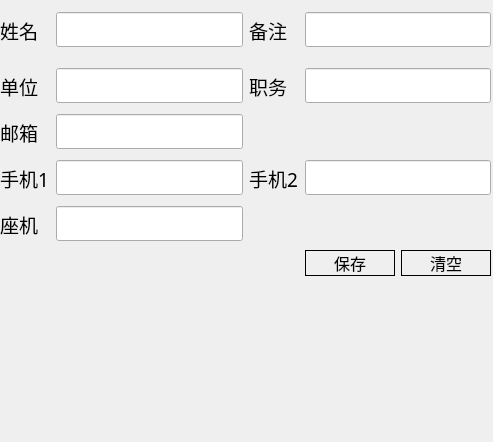
<?xml version="1.0" encoding="UTF-8"?>
<ui version="4.0">
 <class>AdressDetailInput</class>
 <widget class="QWidget" name="AdressDetailInput">
  <property name="geometry">
   <rect>
    <x>0</x>
    <y>0</y>
    <width>493</width>
    <height>442</height>
   </rect>
  </property>
  <property name="windowTitle">
   <string>AdressDetailInput</string>
  </property>
  <widget class="QWidget" name="gridLayoutWidget">
   <property name="geometry">
    <rect>
     <x>0</x>
     <y>0</y>
     <width>491</width>
     <height>281</height>
    </rect>
   </property>
   <layout class="QGridLayout" name="gridLayout">
    <item row="0" column="1">
     <widget class="QLineEdit" name="Name">
      <property name="minimumSize">
       <size>
        <width>0</width>
        <height>20</height>
       </size>
      </property>
      <property name="font">
       <font>
        <family>等线</family>
        <pointsize>14</pointsize>
       </font>
      </property>
     </widget>
    </item>
    <item row="0" column="0">
     <widget class="QLabel" name="label">
      <property name="minimumSize">
       <size>
        <width>50</width>
        <height>40</height>
       </size>
      </property>
      <property name="font">
       <font>
        <family>等线</family>
        <pointsize>14</pointsize>
       </font>
      </property>
      <property name="text">
       <string>姓名</string>
      </property>
     </widget>
    </item>
    <item row="1" column="0">
     <widget class="QLabel" name="label_6">
      <property name="minimumSize">
       <size>
        <width>50</width>
        <height>40</height>
       </size>
      </property>
      <property name="font">
       <font>
        <family>等线</family>
        <pointsize>14</pointsize>
       </font>
      </property>
      <property name="text">
       <string>单位</string>
      </property>
     </widget>
    </item>
    <item row="0" column="2">
     <widget class="QLabel" name="label_3">
      <property name="minimumSize">
       <size>
        <width>50</width>
        <height>60</height>
       </size>
      </property>
      <property name="font">
       <font>
        <family>等线</family>
        <pointsize>14</pointsize>
       </font>
      </property>
      <property name="text">
       <string>备注</string>
      </property>
     </widget>
    </item>
    <item row="1" column="2">
     <widget class="QLabel" name="label_4">
      <property name="minimumSize">
       <size>
        <width>50</width>
        <height>30</height>
       </size>
      </property>
      <property name="font">
       <font>
        <family>等线</family>
        <pointsize>14</pointsize>
       </font>
      </property>
      <property name="text">
       <string>职务</string>
      </property>
     </widget>
    </item>
    <item row="2" column="0">
     <widget class="QLabel" name="label_7">
      <property name="minimumSize">
       <size>
        <width>50</width>
        <height>40</height>
       </size>
      </property>
      <property name="font">
       <font>
        <family>等线</family>
        <pointsize>14</pointsize>
       </font>
      </property>
      <property name="text">
       <string>邮箱</string>
      </property>
     </widget>
    </item>
    <item row="3" column="3">
     <widget class="QLineEdit" name="Mobile2">
      <property name="minimumSize">
       <size>
        <width>0</width>
        <height>20</height>
       </size>
      </property>
      <property name="font">
       <font>
        <family>等线</family>
        <pointsize>14</pointsize>
       </font>
      </property>
     </widget>
    </item>
    <item row="4" column="1">
     <widget class="QLineEdit" name="Telephone">
      <property name="minimumSize">
       <size>
        <width>0</width>
        <height>20</height>
       </size>
      </property>
      <property name="font">
       <font>
        <family>等线</family>
        <pointsize>14</pointsize>
       </font>
      </property>
     </widget>
    </item>
    <item row="3" column="0">
     <widget class="QLabel" name="label_8">
      <property name="minimumSize">
       <size>
        <width>50</width>
        <height>40</height>
       </size>
      </property>
      <property name="font">
       <font>
        <family>等线</family>
        <pointsize>14</pointsize>
       </font>
      </property>
      <property name="text">
       <string>手机1</string>
      </property>
     </widget>
    </item>
    <item row="1" column="3">
     <widget class="QLineEdit" name="Identity">
      <property name="minimumSize">
       <size>
        <width>0</width>
        <height>20</height>
       </size>
      </property>
      <property name="font">
       <font>
        <family>等线</family>
        <pointsize>14</pointsize>
       </font>
      </property>
     </widget>
    </item>
    <item row="0" column="3">
     <widget class="QLineEdit" name="Remark">
      <property name="minimumSize">
       <size>
        <width>0</width>
        <height>20</height>
       </size>
      </property>
      <property name="font">
       <font>
        <family>等线</family>
        <pointsize>14</pointsize>
       </font>
      </property>
     </widget>
    </item>
    <item row="3" column="2">
     <widget class="QLabel" name="label_9">
      <property name="minimumSize">
       <size>
        <width>50</width>
        <height>30</height>
       </size>
      </property>
      <property name="font">
       <font>
        <family>等线</family>
        <pointsize>14</pointsize>
       </font>
      </property>
      <property name="text">
       <string>手机2</string>
      </property>
     </widget>
    </item>
    <item row="4" column="0">
     <widget class="QLabel" name="label_10">
      <property name="minimumSize">
       <size>
        <width>50</width>
        <height>40</height>
       </size>
      </property>
      <property name="font">
       <font>
        <family>等线</family>
        <pointsize>14</pointsize>
       </font>
      </property>
      <property name="text">
       <string>座机</string>
      </property>
     </widget>
    </item>
    <item row="3" column="1">
     <widget class="QLineEdit" name="Mobile1">
      <property name="minimumSize">
       <size>
        <width>0</width>
        <height>20</height>
       </size>
      </property>
      <property name="font">
       <font>
        <family>等线</family>
        <pointsize>14</pointsize>
       </font>
      </property>
     </widget>
    </item>
    <item row="1" column="1">
     <widget class="QLineEdit" name="Unit">
      <property name="minimumSize">
       <size>
        <width>0</width>
        <height>20</height>
       </size>
      </property>
      <property name="font">
       <font>
        <family>等线</family>
        <pointsize>14</pointsize>
       </font>
      </property>
     </widget>
    </item>
    <item row="2" column="1">
     <widget class="QLineEdit" name="Email">
      <property name="minimumSize">
       <size>
        <width>0</width>
        <height>20</height>
       </size>
      </property>
      <property name="font">
       <font>
        <family>等线</family>
        <pointsize>14</pointsize>
       </font>
      </property>
     </widget>
    </item>
    <item row="5" column="3">
     <layout class="QHBoxLayout" name="horizontalLayout">
      <item>
       <widget class="QPushButton" name="Upload">
        <property name="font">
         <font>
          <family>等线</family>
          <pointsize>12</pointsize>
         </font>
        </property>
        <property name="styleSheet">
         <string notr="true">border: 1px solid rgb(0, 0, 0);</string>
        </property>
        <property name="text">
         <string>保存</string>
        </property>
        <property name="flat">
         <bool>false</bool>
        </property>
       </widget>
      </item>
      <item>
       <widget class="QPushButton" name="Cancel">
        <property name="font">
         <font>
          <family>等线</family>
          <pointsize>12</pointsize>
         </font>
        </property>
        <property name="styleSheet">
         <string notr="true">border: 1px solid rgb(0, 0, 0);</string>
        </property>
        <property name="text">
         <string>清空</string>
        </property>
       </widget>
      </item>
     </layout>
    </item>
   </layout>
  </widget>
 </widget>
 <resources/>
 <connections/>
</ui>
